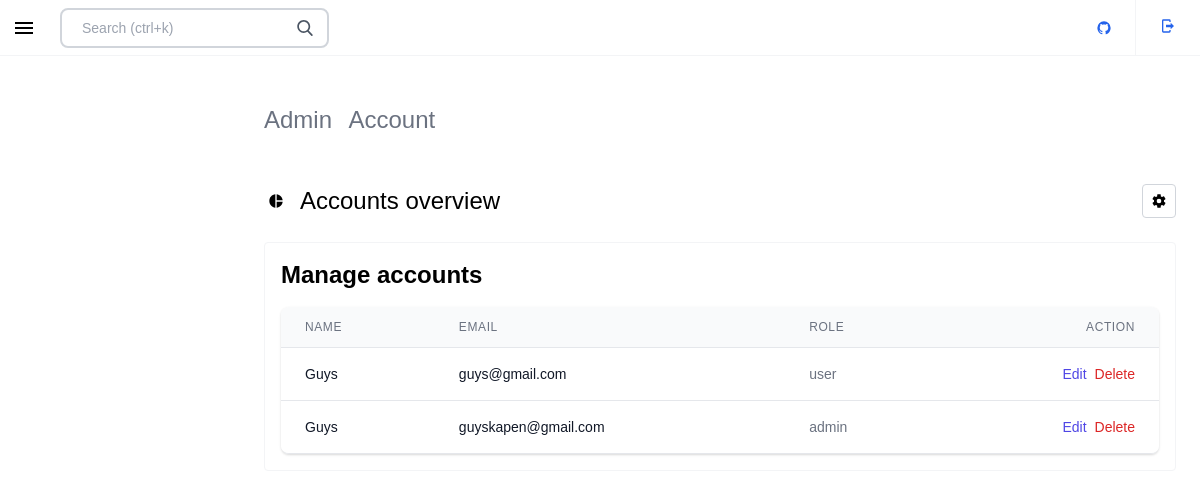
Before: /admin/index.php?account (signed in) with the older database file.
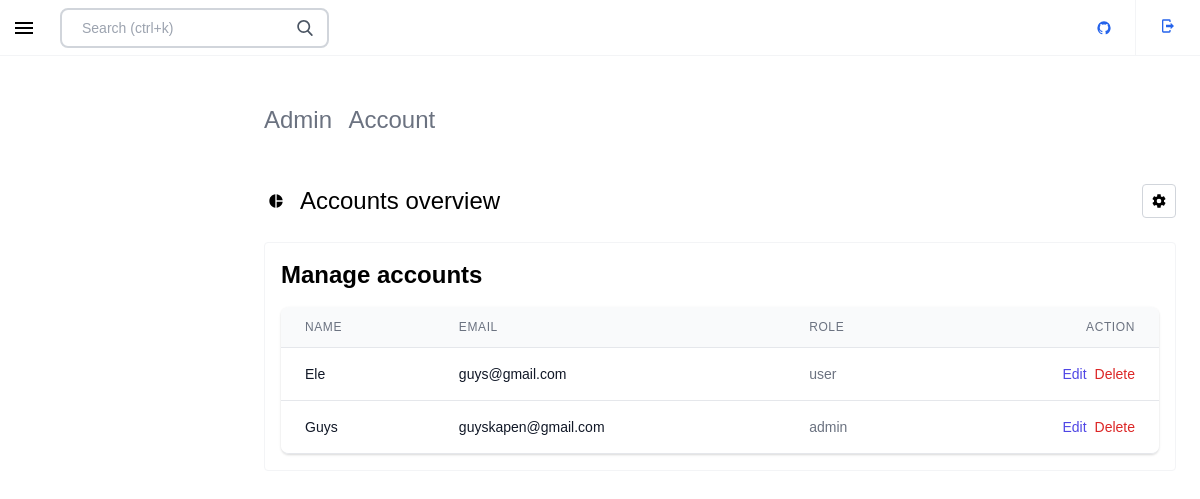
After: the same page with the newer database file.
### tables this page shows
CREATE TABLE `users` (
  `id` int(11) NOT NULL AUTO_INCREMENT,
  `username` varchar(255) NOT NULL,
  `password` varchar(255) NOT NULL,
  `email` varchar(255) NOT NULL,
  `role_id` int(11) NOT NULL DEFAULT 1,
  `phone` varchar(12) DEFAULT NULL,
  PRIMARY KEY (`id`),
  KEY `role_fk` (`role_id`),
  CONSTRAINT `role_fk` FOREIGN KEY (`role_id`) REFERENCES `roles` (`id`)
);

CREATE TABLE `roles` (
  `id` int(11) NOT NULL AUTO_INCREMENT,
  `name` varchar(32) DEFAULT NULL,
  PRIMARY KEY (`id`)
);

### admin/inc/function.php (called while the page is built, shortened)
<?php
function select_accounts()
{
    include($_SERVER['DOCUMENT_ROOT'] . "/ELearning/admin/inc/connect.php");
    $sel_cat = $con->prepare("select u.*, r.name from users u inner join roles r on r.id=u.role_id");
    $sel_cat->setFetchMode(PDO::FETCH_ASSOC);
    $sel_cat->execute();
    $users = array();
    while ($row = $sel_cat->fetch()) {
        array_push($users, $row);
    }
    return $users;
}

### admin/inc/account/accounts.php (the view, shortened to what the changed rows need)
<div class="">
    <section class="px-0 md:px-6 py-6">
        <section class="px-6 sm:px-0 mb-6 flex items-center justify-between">
            <div class="flex items-center justify-start">
                <h1 class="text-2xl">Accounts overview</h1>
            </div>
        </section>
        <div class="md:rounded border-gray-100 dark:bg-gray-900/70 bg-white border dark:border-gray-800 mb-6">
            <div class="flex flex-col flex-grow mt-4">
                <div class="my-2">
                    <div class="py-2 align-middle px-4">
                        <div class="shadow overflow-hidden border-b border-gray-200 sm:rounded-lg">
                            <table class="divide-y divide-gray-200 min-w-full">
                                <thead class="bg-gray-50">
                                    <tr>
                                        <th scope="col" class="px-6 py-3 text-left text-xs font-medium text-gray-500 uppercase tracking-wider">Name</th>
                                        <th scope="col" class="px-6 py-3 text-left text-xs font-medium text-gray-500 uppercase tracking-wider">Email</th>
                                        <th scope="col" class="px-6 py-3 text-left text-xs font-medium text-gray-500 uppercase tracking-wider">Role</th>
                                        <th scope="col" class="px-6 py-3 text-left text-xs font-medium text-gray-500 uppercase tracking-wider text-right">Action</th>
                                    </tr>
                                </thead>
                                <tbody class="bg-white divide-y divide-gray-200">
                                    <?php
                                    $accounts = select_accounts();
                                    foreach ($accounts as $account) {
                                    ?>
                                        <tr>
                                            <td class="px-6 py-4 whitespace-nowrap">
                                                <div class="flex items-center">
                                                    <div class="text-sm font-medium text-gray-900"> <?php echo $account['username'] ?> </div>
                                                </div>
                                            </td>
                                            <td class="px-6 py-4 whitespace-nowrap">
                                                <div class="text-sm font-medium text-gray-900"> <?php echo $account['email'] ?> </div>
                                            </td>
                                            <td class="px-6 py-4 whitespace-nowrap text-capitalize text-sm text-gray-500"><?php echo $account['name'] ?></td>
                                            <td class="px-6 py-4 whitespace-nowrap text-right text-sm font-medium flex justify-end">
                                                <a href="index.php?edit_account=<?php echo $account['id'] ?>" class="text-indigo-600 hover:text-indigo-900">Edit</a>
                                                <form action="inc/controller/account_controller.php" method="POST">
                                                    <button type="submit" name="del_account" class="text-red-600 hover:text-red-900 ml-2" onclick="return confirm('Are you sure?');">Delete</a>
                                                </form>
                                            </td>
                                        </tr>
                                    <?php }
                                    ?>
                                </tbody>
                            </table>
                        </div>
                    </div>
                </div>
            </div>
        </div>
    </section>
</div>

Changed rows visible on the page:
changed users "guys@gmail.com": username "Guys" → "Ele"
